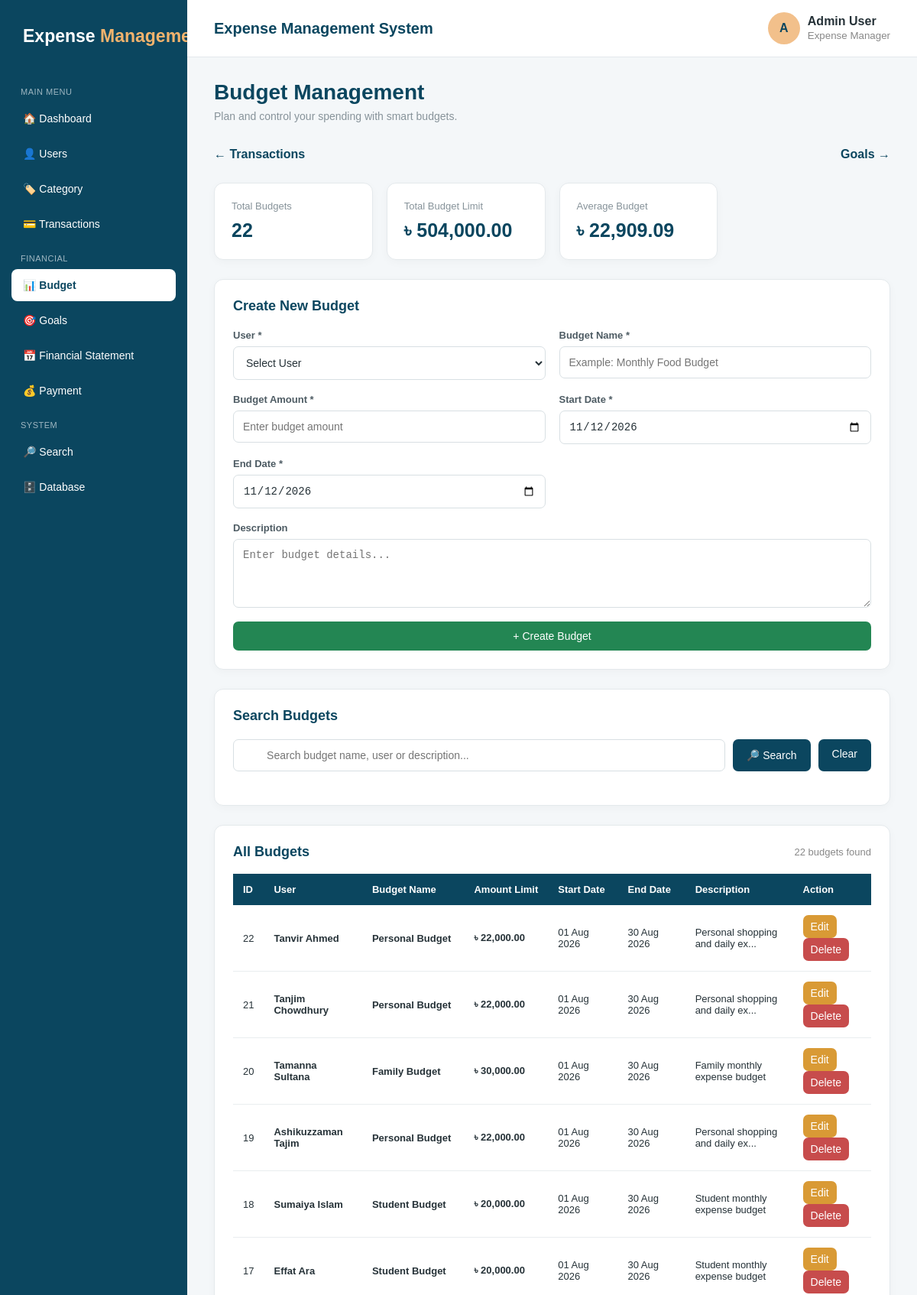
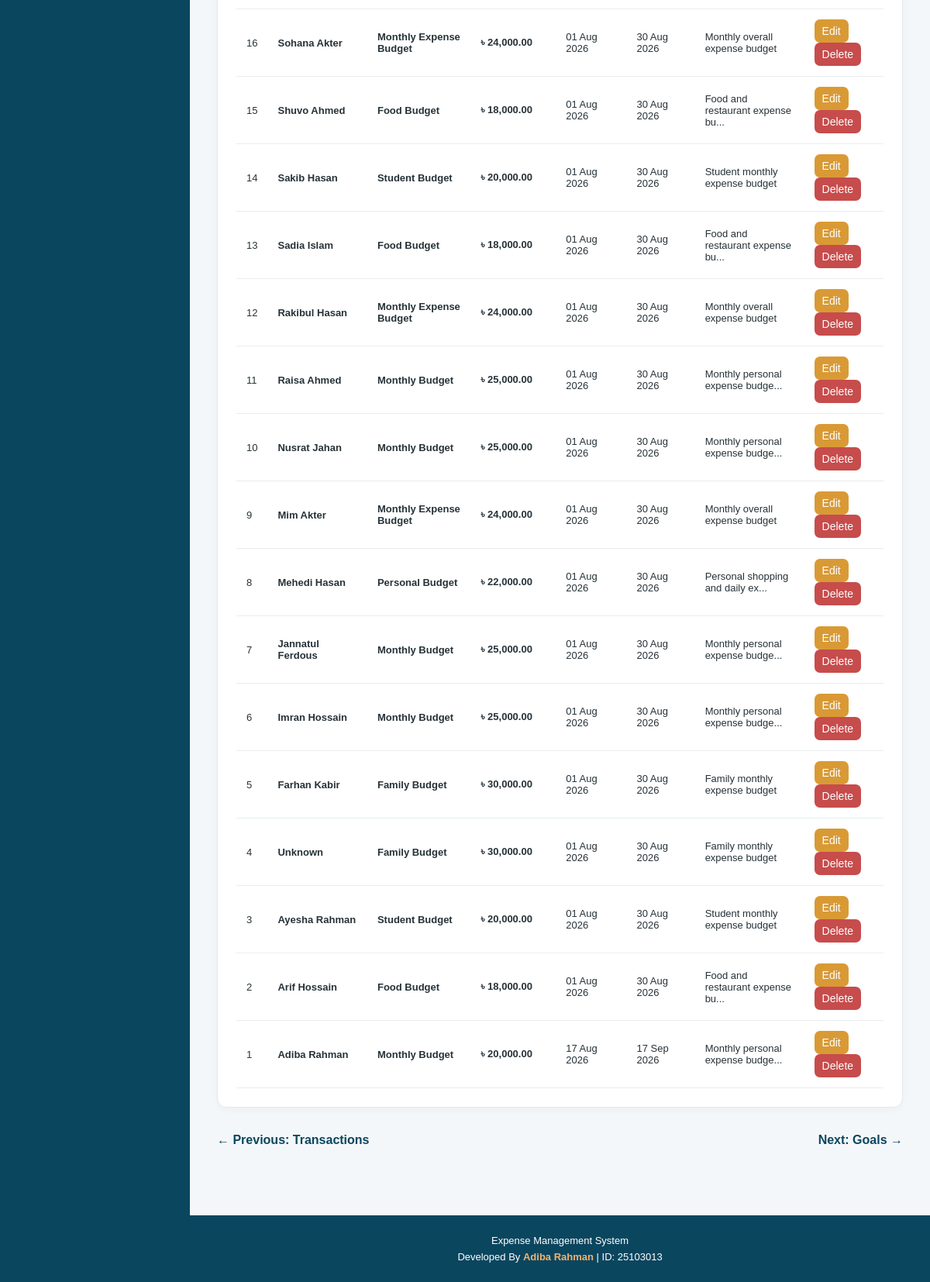
Page /budget.php on the committed database (2 pictures, top to bottom).
### tables this page shows
CREATE TABLE `budget` (
  `Budget_ID` int(11) NOT NULL,
  `User_ID` int(11) DEFAULT NULL,
  `Budget_Name` varchar(100) NOT NULL,
  `Amount_Limit` decimal(12,2) NOT NULL,
  `Description` varchar(255) DEFAULT NULL,
  `Start_Date` date DEFAULT NULL,
  `End_Date` date DEFAULT NULL,
  `Created_At` timestamp NOT NULL DEFAULT current_timestamp()
);

CREATE TABLE `users` (
  `User_ID` int(11) NOT NULL,
  `Name` varchar(100) NOT NULL,
  `First_Name` varchar(50) DEFAULT NULL,
  `Last_Name` varchar(50) DEFAULT NULL,
  `Email` varchar(120) NOT NULL,
  `Password` varchar(255) NOT NULL,
  `Phone` varchar(20) DEFAULT NULL,
  `Gender` varchar(20) DEFAULT NULL,
  `Date_of_Birth` date DEFAULT NULL,
  `Address` varchar(255) DEFAULT NULL,
  `Profile_Picture` varchar(255) DEFAULT NULL,
  `Registration_Date` timestamp NOT NULL DEFAULT current_timestamp(),
  `Last_Login` datetime DEFAULT NULL
);

### budget.php (the view, shortened to what this page needs)
<?php
require "config.php";
$editBudget = null;
$search = "";
if ($search != "") {
    $like = "%" . $search . "%";
    $stmt = $conn->prepare("
        SELECT
            b.*,
            u.Name
        FROM budget b
        LEFT JOIN users u
            ON b.User_ID = u.User_ID
        WHERE
            b.Budget_Name LIKE ?
            OR b.Description LIKE ?
            OR u.Name LIKE ?
        ORDER BY
            b.Budget_ID DESC
    ");
    $stmt->bind_param(
        "sss",
        $like,
        $like,
        $like
    );
    $stmt->execute();
    $budgets =
        $stmt->get_result();
} else {
    $budgets = $conn->query("
        SELECT
            b.*,
            u.Name
        FROM budget b
        LEFT JOIN users u
            ON b.User_ID = u.User_ID
        ORDER BY
            b.Budget_ID DESC
    ");
}
$totalBudgets = 0;
$totalLimit = 0;
$summary = $conn->query("
    SELECT
        COUNT(*) AS total_budgets,
        COALESCE(
            SUM(Amount_Limit),
            0
        ) AS total_limit
    FROM budget
");
if ($summary) {
    $data =
        $summary->fetch_assoc();
    $totalBudgets =
        $data['total_budgets'];
    $totalLimit =
        $data['total_limit'];
}
?>
<!DOCTYPE html>
<html>
<head>
<link
    rel="stylesheet"
    href="style.css"
>
</head>
<body>
<?php require "header.php"; ?>
<div class="content">
<div class="page-heading">
<h1>
Budget Management
</h1>
<p>
Plan and control your spending with smart budgets.
</p>
</div>
<div class="navigation">
<a
    href="transaction.php"
    class="back"
>
← Transactions
</a>
<a
    href="goal.php"
    class="back"
>
Goals →
</a>
</div>
<div class="stats">
<div class="stat">
<div class="stat-title">
Total Budgets
</div>
<div class="stat-value">
<?php
echo $totalBudgets;
?>
</div>
</div>
<div class="stat">
<div class="stat-title">
Total Budget Limit
</div>
<div class="stat-value">
৳
<?php
echo number_format(
    $totalLimit,
    2
);
?>
</div>
</div>
<div class="stat">
<div class="stat-title">
Average Budget
</div>
<div class="stat-value">
৳
<?php
if ($totalBudgets > 0) {
    echo number_format(
        $totalLimit / $totalBudgets,
        2
    );
} else {
    echo "0.00";
}
?>
</div>
</div>
</div>
<div class="card">
<?php if ($editBudget) { ?>
<h2>
Update Budget
</h2>
<?php } else { ?>
<h2>
Create New Budget
</h2>
<?php } ?>
<form method="POST">
<div class="form-grid">
<div class="form-group">
<label>
User *
</label>
<select
    name="user_id"
    required
>
<option value="">
Select User
</option>
</select>
</div>
<div class="form-group">
<label>
Budget Name *
</label>
<input
    type="text"
    name="budget_name"
    value="<?php
        echo htmlspecialchars(
            $editBudget['Budget_Name']
            ?? ''
        );
    ?>"
    placeholder="Example: Monthly Food Budget"
    required
>
</div>
<div class="form-group">
<label>
Budget Amount *
</label>
<input
    type="number"
    step="0.01"
    min="0.01"
    name="amount_limit"
    value="<?php
        echo $editBudget['Amount_Limit']
        ?? '';
    ?>"
    placeholder="Enter budget amount"
    required
>
</div>
<div class="form-group">
<label>
Start Date *
</label>
<input
    type="date"
    name="start_date"
    value="<?php
        echo $editBudget['Start_Date']
        ?? date('Y-m-d');
    ?>"
    required
>
</div>
<div class="form-group">
<label>
End Date *
</label>
<input
    type="date"
    name="end_date"
    value="<?php
        echo $editBudget['End_Date']
        ?? date('Y-m-d');
    ?>"
    required
>
</div>
<div class="form-group full">
<label>
Description
</label>
<textarea
    name="description"
    placeholder="Enter budget details..."
><?php
?></textarea>
</div>
<div class="form-group full">
<?php if ($editBudget) { ?>
<button
    type="submit"
    name="update_budget"
    class="btn btn-warning"
>
Update Budget
</button>
<a
    href="budget.php"
    class="btn"
    style="margin-left:8px;"
>
Cancel
</a>
<?php } else { ?>
<button
    type="submit"
    name="add_budget"
    class="btn btn-success"
>
+ Create Budget
</button>
<?php } ?>
</div>
</div>
</form>
</div>
<div class="card">
<h2>
Search Budgets
</h2>
<form
    method="GET"
    class="search-box"
>
<input
    type="text"
    name="search"
    value="<?php
        echo htmlspecialchars(
            $search
        );
    ?>"
    placeholder="
        Search budget name, user or description...
    "
>
<button
    type="submit"
    class="btn"
>
🔎 Search
</button>
<a
    href="budget.php"
    class="btn"
>
Clear
</a>
</form>
</div>
<div class="card">
<div style="
display:flex;
justify-content:space-between;
align-items:center;
margin-bottom:18px;
">
<h2 style="margin:0;">
All Budgets
</h2>
<span
    style="
        color:#888;
        font-size:13px;
    "
>
<?php
echo $budgets->num_rows;
?>
budgets found
</span>
</div>
<div class="table-wrapper">
<table>
<thead>
<tr>
<th>
ID
</th>
<th>
User
</th>
<th>
Budget Name
</th>
<th>
Amount Limit
</th>
<th>
Start Date
</th>
<th>
End Date
</th>
<th>
Description
</th>
<th>
Action
</th>
</tr>
</thead>
<tbody>
<?php
if (
    $budgets
    &&
    $budgets->num_rows > 0
) {
while (
    $row =
    $budgets->fetch_assoc()
) {
?>
<tr>
<td>
<?php
echo $row['Budget_ID'];
?>
</td>
<td>
<strong>
<?php
echo htmlspecialchars(
    $row['Name']
    ?? 'Unknown'
);
?>
</strong>
</td>
<td>
<strong>
<?php
echo htmlspecialchars(
    $row['Budget_Name']
);
?>
</strong>
</td>
<td>
<strong>
৳
<?php
echo number_format(
    $row['Amount_Limit'],
    2
);
?>
</strong>
</td>
<td>
<?php
if (
    !empty(
        $row['Start_Date']
    )
) {
echo date(
    "d M Y",
    strtotime(
        $row['Start_Date']
    )
);
} else {
echo "-";
}
?>
</td>
<td>
<?php
if (
    !empty(
        $row['End_Date']
    )
) {
echo date(
    "d M Y",
    strtotime(
        $row['End_Date']
    )
);
} else {
echo "-";
}
?>
</td>
<td>
<?php
$desc =
    $row['Description']
    ?? '-';
if (
    strlen($desc) > 30
) {
echo htmlspecialchars(
    substr(
        $desc,
        0,
        30
    )
)
. "...";
} else {
echo htmlspecialchars(
    $desc
);
}
?>
</td>
<td>
<a
    href="budget.php?edit=<?php
        echo $row['Budget_ID'];
    ?>"
    class="btn btn-warning"
    style="
        padding:7px 10px;
    "
>
Edit
</a>
<a
    href="budget.php?delete=<?php
        echo $row['Budget_ID'];
    ?>"
    class="btn btn-danger"
    style="
        padding:7px 10px;
    "
    onclick="
        return confirm(
            'Are you sure you want to delete this budget?'
        );
    "
>
Delete
</a>
</td>
</tr>
<?php
}
}
?>
</tbody>
</table>
</div>
</div>
<div class="navigation">
<a
    href="transaction.php"
    class="back"
>
← Previous: Transactions
</a>
<a
    href="goal.php"
    class="back"
>
Next: Goals →
</a>
</div>
</div>
<?php require "footer.php"; ?>
</body>
</html>

### header.php
<?php
$currentPage = basename($_SERVER['PHP_SELF']);
?>
<div class="sidebar">
    <div class="logo">
        Expense <span>Management</span>
    </div>
    <div class="menu-title">
        Main Menu
    </div>
    <a href="index.php"
       class="<?php echo $currentPage == 'index.php' ? 'active' : ''; ?>">
        🏠 Dashboard
    </a>
    <a href="users.php"
       class="<?php echo $currentPage == 'users.php' ? 'active' : ''; ?>">
        👤 Users
    </a>
    <a href="category.php"
       class="<?php echo $currentPage == 'category.php' ? 'active' : ''; ?>">
        🏷️ Category
    </a>
    <a href="transaction.php"
       class="<?php echo $currentPage == 'transaction.php' ? 'active' : ''; ?>">
        💳 Transactions
    </a>
    <div class="menu-title">
        Financial
    </div>
    <a href="budget.php"
       class="<?php echo $currentPage == 'budget.php' ? 'active' : ''; ?>">
        📊 Budget
    </a>
    <a href="goal.php"
       class="<?php echo $currentPage == 'goal.php' ? 'active' : ''; ?>">
        🎯 Goals
    </a>
    <a href="monthly_report.php"
       class="<?php echo $currentPage == 'monthly_report.php' ? 'active' : ''; ?>">
        📅 Financial Statement
    </a>
    <a href="payment.php"
       class="<?php echo $currentPage == 'payment.php' ? 'active' : ''; ?>">
        💰 Payment
    </a>
    <div class="menu-title">
        System
    </div>
    <a href="search.php"
       class="<?php echo $currentPage == 'search.php' ? 'active' : ''; ?>">
        🔎 Search
    </a>
    <a href="database.php"
       class="<?php echo $currentPage == 'database.php' ? 'active' : ''; ?>">
        🗄️ Database
    </a>
</div>
<div class="main">
    <div class="topbar">
        <div class="page-title">
            Expense Management System
        </div>
        <div class="admin">
            <div class="avatar">
                A
            </div>
            <div>
                <strong>
                    Admin User
                </strong>
                <br>
                <small style="color:#888;">
                    Expense Manager
                </small>
            </div>
        </div>
    </div>

### footer.php
<div class="footer">
    <div>
        Expense Management System
    </div>
    <div style="margin-top:6px;">
        Developed By
        <strong>
            Adiba Rahman
        </strong>
        | ID: 25103013
    </div>
</div>
</div>
</body>
</html>

### style.css (style rules this page uses)
* { margin: 0; padding: 0; box-sizing: border-box; }
html { scroll-behavior: smooth; }
body { font-family: Arial, Helvetica, sans-serif; background: #f4f7f9; color: #263238; min-height: 100vh; }
.sidebar { position: fixed; left: 0; top: 0; bottom: 0; width: 245px; background: #0b465f; color: white; padding: 22px 15px; overflow-y: auto; z-index: 1000; }
.logo { font-size: 23px; font-weight: bold; padding: 12px 15px 35px; white-space: nowrap; }
.logo span { color: #f2b36d; }
.menu-title { color: #9fb7c2; font-size: 11px; text-transform: uppercase; margin: 18px 12px 8px; letter-spacing: .5px; }
.sidebar a { display: block; color: white; text-decoration: none; padding: 13px 15px; margin: 4px 0; border-radius: 8px; font-size: 14px; transition: .2s ease; }
.sidebar a.active { background: white; color: #0b465f; font-weight: bold; }
.main { margin-left: 245px; min-height: 100vh; display: flex; flex-direction: column; }
.topbar { height: 75px; background: white; display: flex; justify-content: space-between; align-items: center; padding: 0 35px; border-bottom: 1px solid #e4e9ec; position: sticky; top: 0; z-index: 500; }
.page-title { font-size: 20px; font-weight: bold; color: #0b465f; }
.admin { display: flex; align-items: center; gap: 10px; }
.admin strong { color: #263238; }
.avatar { width: 42px; height: 42px; border-radius: 50%; background: #f2c08b; display: flex; align-items: center; justify-content: center; font-weight: bold; color: #0b465f; }
.content { padding: 30px 35px; flex: 1; }
.page-heading { margin-bottom: 25px; }
.page-heading h1 { color: #0b465f; font-size: 28px; margin-bottom: 7px; }
.page-heading p { color: #87939a; font-size: 14px; }
.btn { display: inline-block; padding: 11px 18px; background: #0b465f; color: white; border: none; border-radius: 7px; text-decoration: none; cursor: pointer; font-size: 14px; transition: .2s ease; }
.btn-success { background: #238653; }
.btn-danger { background: #c74c4c; }
.btn-warning { background: #d99a35; }
.card { background: white; border-radius: 12px; padding: 24px; border: 1px solid #e4e9ec; margin-bottom: 25px; box-shadow: 0 3px 12px rgba(0,0,0,.03); }
.card h2 { color: #0b465f; margin-bottom: 20px; font-size: 18px; }
.form-grid { display: grid; grid-template-columns: repeat(2, 1fr); gap: 18px; }
.form-group { display: flex; flex-direction: column; }
.form-group.full { grid-column: 1 / -1; }
label { font-size: 13px; font-weight: bold; margin-bottom: 7px; color: #4d5b63; }
input, select, textarea { width: 100%; padding: 12px; border: 1px solid #d8dfe3; border-radius: 7px; outline: none; font-size: 14px; background: white; color: #263238; }
textarea { min-height: 90px; resize: vertical; }
.table-wrapper { width: 100%; overflow-x: auto; }
table { width: 100%; border-collapse: collapse; min-width: 650px; }
th { background: #0b465f; color: white; padding: 13px; text-align: left; font-size: 13px; white-space: nowrap; }
td { padding: 13px; border-bottom: 1px solid #e9edef; font-size: 13px; vertical-align: middle; }
.search-box { display: flex; gap: 10px; margin-bottom: 20px; width: 100%; }
.search-box input { flex: 1; }
.stats { display: grid; grid-template-columns: repeat(4, 1fr); gap: 18px; margin-bottom: 25px; }
.stat { background: white; border: 1px solid #e4e9ec; border-radius: 12px; padding: 22px; box-shadow: 0 3px 12px rgba(0,0,0,.03); transition: .2s ease; }
.stat-title { color: #87939a; font-size: 13px; }
.stat-value { font-size: 25px; font-weight: bold; color: #0b465f; margin-top: 10px; }
.footer { background: #0b465f; color: white; text-align: center; padding: 25px; margin-top: 30px; font-size: 13px; width: 100%; }
.footer strong { color: #f2b36d; }
.navigation { display: flex; justify-content: space-between; align-items: center; margin-bottom: 20px; gap: 15px; }
.back { text-decoration: none; color: #0b465f; font-weight: bold; padding: 8px 0; }

### rows in the picture
budget: Budget_ID "22", User_ID.Name "Tanvir Ahmed", Budget_Name "Personal Budget", Amount_Limit "22,000.00", Start_Date "01 Aug 2026", End_Date "30 Aug 2026", Description "Personal shopping and daily ex"
budget: Budget_ID "21", User_ID.Name "Tanjim Chowdhury", Budget_Name "Personal Budget", Amount_Limit "22,000.00", Start_Date "01 Aug 2026", End_Date "30 Aug 2026", Description "Personal shopping and daily ex"
budget: Budget_ID "20", User_ID.Name "Tamanna Sultana", Budget_Name "Family Budget", Amount_Limit "30,000.00", Start_Date "01 Aug 2026", End_Date "30 Aug 2026", Description "Family monthly expense budget"
budget: Budget_ID "19", User_ID.Name "Ashikuzzaman Tajim", Budget_Name "Personal Budget", Amount_Limit "22,000.00", Start_Date "01 Aug 2026", End_Date "30 Aug 2026", Description "Personal shopping and daily ex"
budget: Budget_ID "18", User_ID.Name "Sumaiya Islam", Budget_Name "Student Budget", Amount_Limit "20,000.00", Start_Date "01 Aug 2026", End_Date "30 Aug 2026", Description "Student monthly expense budget"
budget: Budget_ID "17", User_ID.Name "Effat Ara", Budget_Name "Student Budget", Amount_Limit "20,000.00", Start_Date "01 Aug 2026", End_Date "30 Aug 2026", Description "Student monthly expense budget"
budget: Budget_ID "16", User_ID.Name "Sohana Akter", Budget_Name "Monthly Expense Budget", Amount_Limit "24,000.00", Start_Date "01 Aug 2026", End_Date "30 Aug 2026", Description "Monthly overall expense budget"
budget: Budget_ID "15", User_ID.Name "Shuvo Ahmed", Budget_Name "Food Budget", Amount_Limit "18,000.00", Start_Date "01 Aug 2026", End_Date "30 Aug 2026", Description "Food and restaurant expense bu"
budget: Budget_ID "14", User_ID.Name "Sakib Hasan", Budget_Name "Student Budget", Amount_Limit "20,000.00", Start_Date "01 Aug 2026", End_Date "30 Aug 2026", Description "Student monthly expense budget"
budget: Budget_ID "13", User_ID.Name "Sadia Islam", Budget_Name "Food Budget", Amount_Limit "18,000.00", Start_Date "01 Aug 2026", End_Date "30 Aug 2026", Description "Food and restaurant expense bu"
budget: Budget_ID "12", User_ID.Name "Rakibul Hasan", Budget_Name "Monthly Expense Budget", Amount_Limit "24,000.00", Start_Date "01 Aug 2026", End_Date "30 Aug 2026", Description "Monthly overall expense budget"
budget: Budget_ID "11", User_ID.Name "Raisa Ahmed", Budget_Name "Monthly Budget", Amount_Limit "25,000.00", Start_Date "01 Aug 2026", End_Date "30 Aug 2026", Description "Monthly personal expense budge"
budget: Budget_ID "10", User_ID.Name "Nusrat Jahan", Budget_Name "Monthly Budget", Amount_Limit "25,000.00", Start_Date "01 Aug 2026", End_Date "30 Aug 2026", Description "Monthly personal expense budge"
budget: Budget_ID "9", User_ID.Name "Mim Akter", Budget_Name "Monthly Expense Budget", Amount_Limit "24,000.00", Start_Date "01 Aug 2026", End_Date "30 Aug 2026", Description "Monthly overall expense budget"
budget: Budget_ID "8", User_ID.Name "Mehedi Hasan", Budget_Name "Personal Budget", Amount_Limit "22,000.00", Start_Date "01 Aug 2026", End_Date "30 Aug 2026", Description "Personal shopping and daily ex"
budget: Budget_ID "7", User_ID.Name "Jannatul Ferdous", Budget_Name "Monthly Budget", Amount_Limit "25,000.00", Start_Date "01 Aug 2026", End_Date "30 Aug 2026", Description "Monthly personal expense budge"
budget: Budget_ID "6", User_ID.Name "Imran Hossain", Budget_Name "Monthly Budget", Amount_Limit "25,000.00", Start_Date "01 Aug 2026", End_Date "30 Aug 2026", Description "Monthly personal expense budge"
budget: Budget_ID "5", User_ID.Name "Farhan Kabir", Budget_Name "Family Budget", Amount_Limit "30,000.00", Start_Date "01 Aug 2026", End_Date "30 Aug 2026", Description "Family monthly expense budget"
budget: Budget_ID "4", Name "Unknown", Budget_Name "Family Budget", Amount_Limit "30,000.00", Start_Date "01 Aug 2026", End_Date "30 Aug 2026", Description "Family monthly expense budget"
budget: Budget_ID "3", User_ID.Name "Ayesha Rahman", Budget_Name "Student Budget", Amount_Limit "20,000.00", Start_Date "01 Aug 2026", End_Date "30 Aug 2026", Description "Student monthly expense budget"
budget: Budget_ID "2", User_ID.Name "Arif Hossain", Budget_Name "Food Budget", Amount_Limit "18,000.00", Start_Date "01 Aug 2026", End_Date "30 Aug 2026", Description "Food and restaurant expense bu"
budget: Budget_ID "1", User_ID.Name "Adiba Rahman", Budget_Name "Monthly Budget", Amount_Limit "20,000.00", Start_Date "17 Aug 2026", End_Date "17 Sep 2026", Description "Monthly personal expense budge"

### other values in the picture
$totalBudgets "22"
$totalLimit "504,000.00"
$totalLimit / $totalBudgets "22,909.09"
$budgets->num_rows "22"
